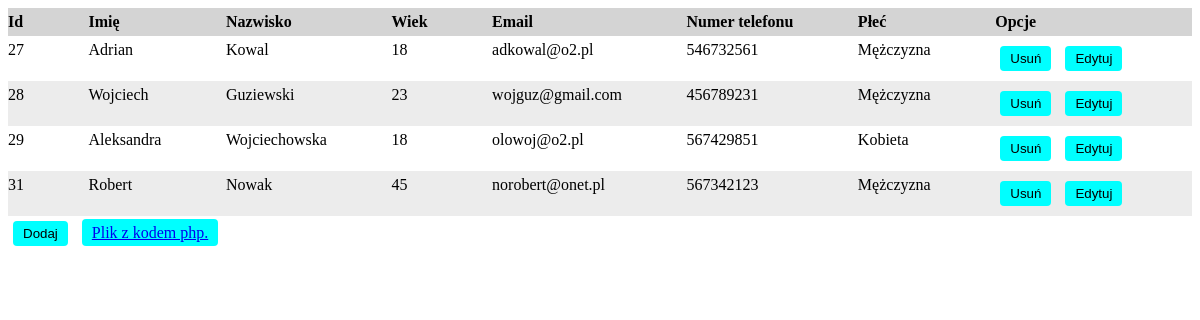
The app's page /lab7.php with its own data.
### tables this page shows
CREATE TABLE `dane` (
  `id` int(11) NOT NULL,
  `imie` varchar(50) NOT NULL,
  `nazwisko` varchar(50) NOT NULL,
  `wiek` int(200) NOT NULL,
  `email` varchar(50) NOT NULL,
  `numer telefonu` varchar(9) NOT NULL,
  `płeć` varchar(10) NOT NULL
);

### lab7.php (the view, shortened to what this page needs)
<!DOCTYPE html>
<html lang="pl">
<head>
    <link rel="stylesheet" href="lab7.css">
</head>
<body>
<?php
$servername = "localhost";
$username = "root";
$password = "";
try {
  $conn = new PDO("mysql:host=$servername; dbname=lab7", $username, $password);
} catch (PDOException $e) {
  echo "Połączenie nie mogło zostać utworzone: " . $e->getMessage();
}
try{
  $query = $conn->prepare("SELECT * FROM dane");
  $query->execute();
  $results = $query->fetchAll(PDO::FETCH_ASSOC);
} catch (PDOException $e) {
  echo "Błąd zapytania: " . $e->getMessage();
}
echo "<div class='gridc' id='dane'>";
echo "
<div class='rekord'>Id</div>
<div class='rekord'>Imię</div>
<div class='rekord'>Nazwisko</div>
<div class='rekord'>Wiek</div>
<div class='rekord'>Email</div>
<div class='rekord'>Numer telefonu</div>
<div class='rekord'>Płeć</div>
<div class='rekord'>Opcje</div>";
foreach ($results as $wiersz) {
  $id = $wiersz['id'];
  $imie = $wiersz['imie'];
  $nazwisko = $wiersz['nazwisko'];
  $wiek = $wiersz['wiek'];
  $email = $wiersz['email'];
  $telefon = $wiersz['numer telefonu'];
  $plec = $wiersz['płeć'];
  if(isset($_POST['idEdytuj']) && $_POST['idEdytuj'] == $id){
    echo "<div class='rekord'>$id</div>
          <div class='rekord'><input type='text' name='imieEdycja' form='form$id' value='$imie'></div>
          <div class='rekord'><input type='text' name='nazwiskoEdycja' form='form$id' value='$nazwisko'></div>
          <div class='rekord'><input type='number' name='wiekEdycja' form='form$id' value='$wiek'></div>
          <div class='rekord'><input type='email' name='emailEdycja' form='form$id' value='$email'></div>
          <div class='rekord'><input type='number' name='telefonEdycja' form='form$id' value='$telefon' pattern='[0-9]{9}'></div>
          <div class='rekord'>
            <select name='plecEdycja' form='form$id'>
              <option value='Mężczyzna'" . ($plec == 'Mężczyzna' ? ' selected' : '') . ">Mężczyzna</option>
              <option value='Kobieta'" . ($plec == 'Kobieta' ? ' selected' : '') . ">Kobieta</option>
            </select>
          </div>
          <div class='rekord'>
            <form method='post' action='lab7.php' id='form$id' style='margin: 0; padding: 0; display: inline;'>
              <input type='hidden' name='idZapisz' value='$id'>
              <button type='submit'>Zapisz</button>
            </form>
            <form method='post' action='lab7.php' style='margin: 0; padding: 0; display: inline;'>
              <input type='hidden' name='idAnuluj' value='$id'>
              <button type='submit'>Anuluj</button>
            </form>
          </div>";
  }else{
  echo "<div class='rekord'>$id</div>
        <div class='rekord'>$imie</div>
        <div class='rekord'>$nazwisko</div>
        <div class='rekord'>$wiek</div>
        <div class='rekord'>$email</div>
        <div class='rekord'>$telefon</div>
        <div class='rekord'>$plec</div>
          <div class='rekord'>
            <form method='post' action='lab7.php' style='margin: 0; padding: 0; display: inline;'>
              <input type='hidden' name='idUsun' value='$id'>
              <button type='submit'>Usuń</button>
            </form>
            <form method='post' action='lab7.php' style='margin: 0; padding: 0; display: inline;'>
              <input type='hidden' name='idEdytuj' value='$id'>
              <button type='submit'>Edytuj</button>
            </form>
          </div>";
}}
echo "</div>";
echo "<button onclick='pokazFormularz(this)'>Dodaj</button>";
?>
    <a href="WojciechGuziewski.txt" >Plik z kodem php.</a>
</body>
</html>

### lab7.css (style rules this page uses)
div.rekord:nth-child(16n+1), div.rekord:nth-child(16n+2), div.rekord:nth-child(16n+3), div.rekord:nth-child(16n+4), div.rekord:nth-child(16n+5), div.rekord:nth-child(16n+6), div.rekord:nth-child(16n+7), div.rekord:nth-child(16n+8) { background-color: #ececec; }
div.rekord:nth-child(1), div.rekord:nth-child(2), div.rekord:nth-child(3), div.rekord:nth-child(4), div.rekord:nth-child(5), div.rekord:nth-child(6), div.rekord:nth-child(7), div.rekord:nth-child(8) { font-weight: bold; background-color: #d4d4d4; }
.gridc { display: grid; grid-template-columns: repeat(8, auto); gap: 0 auto; }
.gridc div.rekord { margin: 0; padding: 5px 0; }
button, input[type="submit"], a { padding: 5px 10px; margin: 5px; cursor: pointer; background-color: aqua; border: none; border-radius: 4px; }

### records on screen
dane: id "27", imie "Adrian", nazwisko "Kowal", wiek "18", email "adkowal@o2.pl", numer telefonu "546732561", płeć "Mężczyzna"
dane: id "28", imie "Wojciech", nazwisko "Guziewski", wiek "23", email "wojguz@gmail.com", numer telefonu "456789231", płeć "Mężczyzna"
dane: id "29", imie "Aleksandra", nazwisko "Wojciechowska", wiek "18", email "olowoj@o2.pl", numer telefonu "567429851", płeć "Kobieta"
dane: id "31", imie "Robert", nazwisko "Nowak", wiek "45", email "norobert@onet.pl", numer telefonu "567342123", płeć "Mężczyzna"
